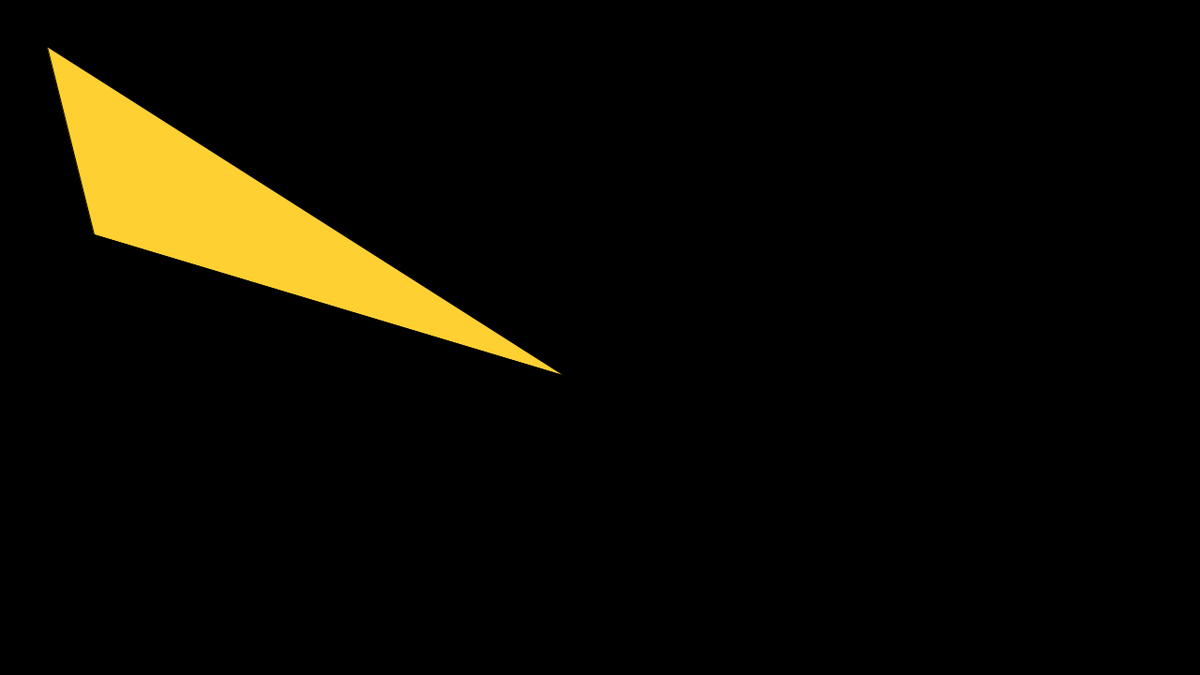
Frame 1 (no input)
Frame 60 (the mouse pressed at the canvas centre just before this capture): identical to frame 1, image omitted
Frame 120 (the mouse held since frame 60 and released just before this capture): identical to frame 1, image omitted

The Processing sketch that drew this single still picture (run headless with seeded random() and noise(); from frame 60 on, the mouse is pressed at the canvas centre):

// Processing sketch: intro
// ── intro.pde
void setup() {
  size(1280,720);
}

void draw(){
  background(0);
  
  beginShape();
  fill(255, 208, 50);
  vertex(50, 50);
  vertex(100, 250);
  vertex(600, 400);
  endShape();

}
